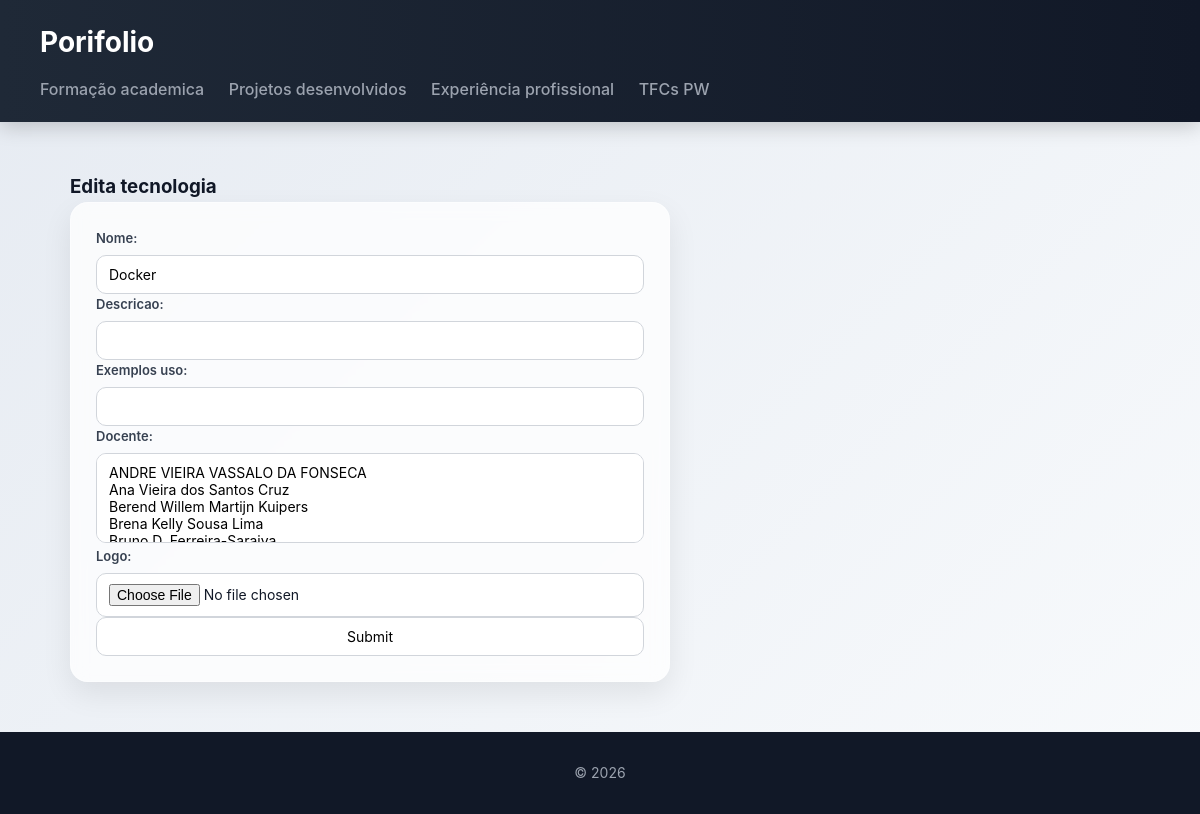
/portifolio/tecnologia/33/edita, run on an earlier commit of the app's database.
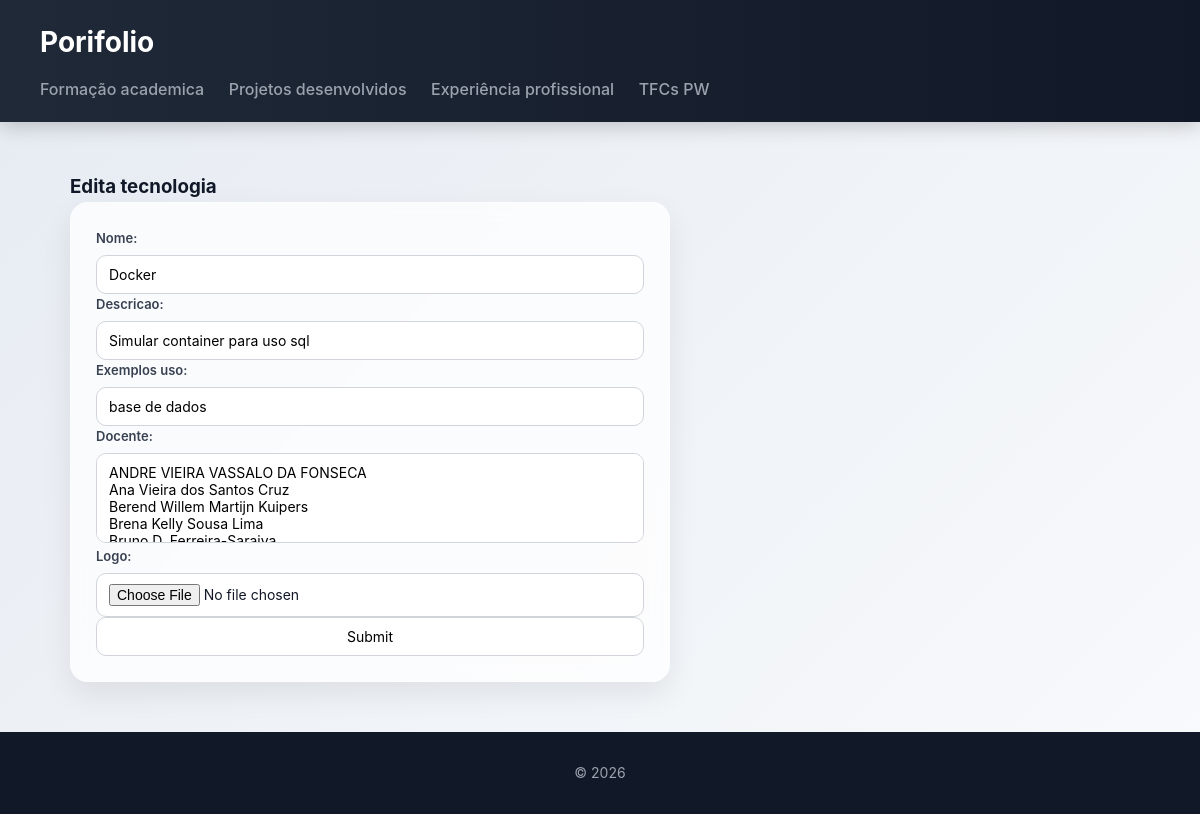
And on a later commit of the database.
### portifolio/models.py (models this page shows, shortened)
class Tecnologia (models.Model):
    nome = models.CharField(max_length=100, null=False, blank=False)
    descricao =  models.CharField(max_length=200, null = True)
    exemplos_uso =  models.CharField(max_length=200, null=True)
    docente = models.ManyToManyField(Docente, blank=True)
    logo = models.ImageField(upload_to='logos/', null=True,  blank=True)
    class Meta:
        ordering = ['nome']

class Docente (models.Model):
    nome = models.CharField(max_length=200, null=False, blank=False)
    link = models.URLField(blank=True, null = True)
    email = models.EmailField(blank=True)
    class Meta:
        ordering = ['nome']
    def __str__(self):
        return self.nome

### portifolio/views.py (the view)
# urls.py: path('tecnologia/<int:tecnologia_id>/edita', views.edita_tecnologia_view,name="edita_tecnologia"),
def edita_tecnologia_view(request, tecnologia_id):
    tecnologia = Tecnologia.objects.get(id=tecnologia_id)
    if request.POST:
        form = TecnologiaForm(request.POST or None, request.FILES, instance=tecnologia)
        if form.is_valid():
            form.save()
            return redirect('tecnologia', id=tecnologia_id)
    else:
        form = TecnologiaForm(instance=tecnologia)
    context = {'form': form, 'tecnologia':tecnologia}
    return render(request, 'portifolio/editar_tecnologia.html', context)

### portifolio/forms.py
class TecnologiaForm(forms.ModelForm):
  class Meta:
    model = Tecnologia
    fields = '__all__'

### portifolio/templates/portifolio/editar_tecnologia.html (shortened to what this page needs)
{% extends 'portifolio/base.html' %}
{% block content %}
    <h3>Edita tecnologia</h3>
    <form action="{% url 'edita_tecnologia' tecnologia.id %}" method="post" enctype='multipart/form-data'>
      {{ form.as_p }}
      <input type="submit">
    </form>
{% endblock %}

What changed in the data, as far as the page shows it:
changed Tecnologia "Docker": descricao (not shown) → "Simular container para uso sql"; exemplos_uso (not shown) → "base de dados"
